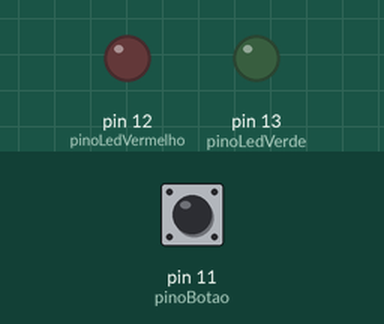
A sketch run on a simulated Arduino Uno, built with avr-gcc and run on an emulated ATmega328P. Parts: output pins drawn as LEDs (lit = HIGH). The test bench sets the inputs (shaded band); at power-on: pin 11 (pinoBotao) LOW.

Above: at 1.2 s.
1.3 s: pin 11 (pinoBotao) pulled HIGH for 0.15 s
At 1.8 s:
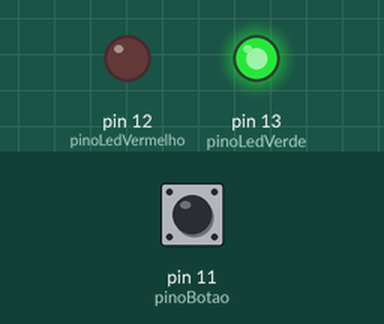
3.0 s: pin 11 (pinoBotao) pulled HIGH for 1 s
At 5.1 s:
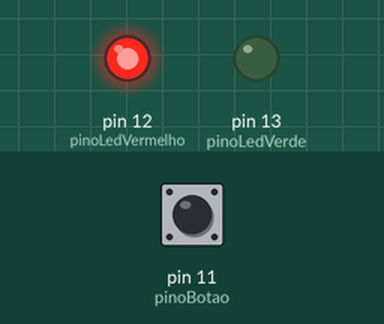
5.5 s: pin 11 (pinoBotao) pulled HIGH for 0.15 s
At 5.6 s:
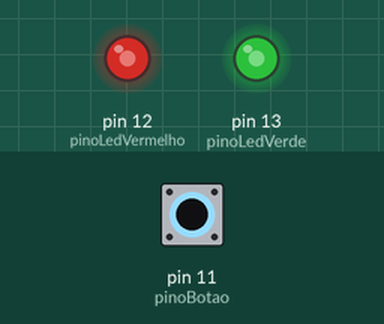
7.2 s: pin 11 (pinoBotao) pulled HIGH for 3.2 s
At 11.2 s:
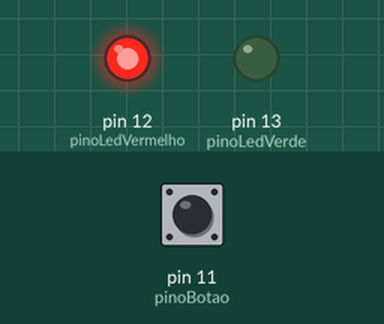
Timing chart, 0 to 12.7 s (numbered marks = the images above; inputs shaded):
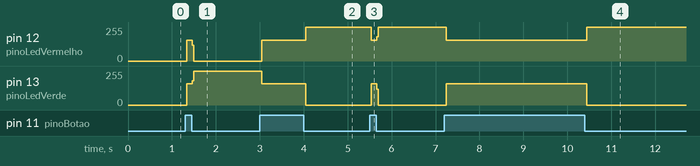

The sketch:

EXERCICIOBOTAO22222.ino
```cpp
  const int pinoLedVermelho = 12;
  const int pinoLedVerde = 13;
  const int pinoBotao = 11;
  int estadoBotao = LOW;
  int ultimoAcesso = 12;
  int ultimoEstadoBotao = LOW;

void setup() {
pinMode(pinoLedVermelho, OUTPUT);
pinMode(pinoLedVerde, OUTPUT);
pinMode(pinoBotao, INPUT);

}

void loop() {
  estadoBotao = digitalRead (pinoBotao);
  if (estadoBotao == HIGH)
  {
    if (ultimoAcesso == pinoLedVermelho)
    {
    digitalWrite(pinoLedVermelho, HIGH);
    digitalWrite (pinoLedVerde, LOW);
    ultimoAcesso = pinoLedVerde;
  }

  else
  {
     digitalWrite (pinoLedVerde, HIGH);
     digitalWrite(pinoLedVermelho, LOW);
     ultimoAcesso = pinoLedVermelho;
  }
  }
}
```

Measured:
- after the input at 1.3 s, pin 12 (pinoLedVermelho): 0/255 → 157/255 at once, → 0/255 0.12 s later; pin 13 (pinoLedVerde): 0/255 → 158/255 at once, → 255/255 0.12 s later
- after the input at 3.0 s, pin 12 (pinoLedVermelho): 0/255 → 157/255 at once, → 255/255 1.0 s later; pin 13 (pinoLedVerde): 255/255 → 158/255 at once, → 0/255 1.0 s later
- after the input at 5.5 s, pin 12 (pinoLedVermelho): 255/255 → 157/255 at once, → 255/255 0.12 s later; pin 13 (pinoLedVerde): 0/255 → 158/255 at once, → 0/255 0.12 s later
- after the input at 7.2 s, pin 12 (pinoLedVermelho): 255/255 → 157/255 at once, → 255/255 3.2 s later; pin 13 (pinoLedVerde): 0/255 → 158/255 at once, → 0/255 3.2 s later
